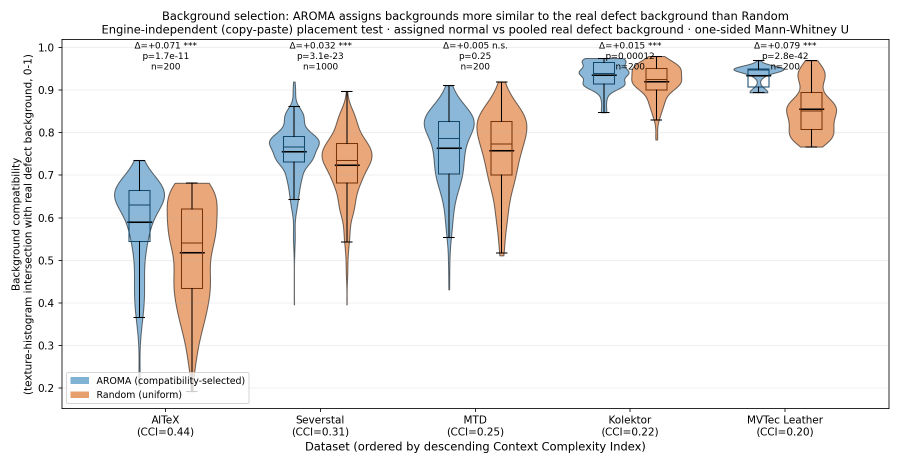
#> input picture AROMA연구분석/Article/figure/image/bg_similarity_datasets.png, 1800 x 930 px (shown at 1/2 size)
$ python -i '[figure 4.1 3] bg_similarity_datasets.py'   (imports and definitions only)   (older library calls are emulated)
#> lines starting #> are read from the running program, lines starting #| are printed output that depends on the picture
"""
Figure: Background-selection compatibility (AROMA vs Random) across five datasets.

Claim
-----
Under the training-free copy-paste engine, AROMA and Random share the SAME defect
ROIs and differ only in the normal-background image each ROI is assigned to. This
figure quantifies whether AROMA's assigned backgrounds resemble the real defect
backgrounds of each dataset more than Random's do — an ENGINE-INDEPENDENT test of
the placement/selection mechanism (valid under copy-paste, unlike distribution
fidelity metrics).

Metric (independent, dataset-pooled reference)
----------------------------------------------
  * Reference (per dataset): the mean texture histogram of the background region
    (mask-excluded pixels) pooled over the real defect images — class-agnostic.
  * For each ROI: the assigned normal (good) image's texture histogram, intersected
    with the dataset reference (histogram intersection, 0..1).
  * Texture histogram = [intensity | gradient-magnitude | local-variance] (captures
    the texture cues AROMA's compatibility gate uses; not just intensity).
  * AROMA assignments from clean_bg_selected_ring.json, Random from
    clean_bg_random_arm_ring.json (ring_sgm site-selection pipeline outputs, 2026-08-03).

One grouped box/violin pair per dataset (ordered by descending CCI). Per-dataset
Δ = mean(AROMA) - mean(Random) and a one-sided Mann-Whitney U p-value (H1: AROMA>Random)
are annotated. Statistical significance here is robust (n = hundreds/thousands of ROIs),
in contrast to the n=3 seed downstream comparison.

Data root: D:/project/aroma_dataset (local mirror of the committed pipeline outputs).
Output: ../image/[figure 4.1 3] bg_similarity_datasets.png
"""
import os, glob, json, io
import numpy as np, cv2
import matplotlib
# [1 line not run here, left out]
import matplotlib.pyplot as plt

DS_ROOT = os.environ.get("AROMA_DATASET_ROOT", "D:/project/aroma_dataset")
OUT = os.path.join(os.path.dirname(os.path.abspath(__file__)), "..", "image")
BINS = 32
REF_SAMPLE = 150
EXTS = ("png", "jpg", "jpeg", "bmp")

# name -> (roi_key, data_root, good_dir, mask_scheme, CCI)  ordered by CCI desc
DATASETS = [
    ("AITeX",         "aitex",         "aitex_tiled",   "aitex_tiled/train/good",   "gt_type", 0.440),
    ("Severstal",     "severstal",     "severstal",     "severstal/train/good",     "severstal", 0.306),
    ("MTD",           "mtd",           "mtd",           "mtd/train/good",           "gt_type", 0.246),
    ("Kolektor",      "kolektor",      "kolektor",      "kolektor/train/good",      "gt_type", 0.224),
    ("MVTec Leather", "mvtec_leather", "mvtec_leather", "mvtec_leather/train/good", "gt_type", 0.200),
]


# [10 lines left out: function _sci, not called in this run]


def _texture_desc(gray, mask=None):
    """[intensity | gradient-magnitude | local-variance] histogram, sum=1."""
    g = gray.astype(np.float32)
    gx = cv2.Sobel(g, cv2.CV_32F, 1, 0, ksize=3); gy = cv2.Sobel(g, cv2.CV_32F, 0, 1, ksize=3)
    gm = np.hypot(gx, gy)
    k = np.ones((5, 5), np.float32) / 25.0
    lm = cv2.filter2D(g, -1, k); lv = cv2.filter2D((g - lm) ** 2, -1, k)
    sel = mask if mask is not None else np.ones(gray.shape, bool)
    if sel.sum() == 0:
        return None
    parts = []
    for arr, rng in ((g, (0, 256)), (gm, (0, 400)), (lv, (0, 2000))):
        h, _ = np.histogram(arr[sel], bins=BINS, range=rng); s = h.sum()
        parts.append(h / s if s > 0 else h)
    return np.concatenate(parts) / len(parts)


def _inter(a, b):
    return float(np.minimum(a, b).sum()) if a is not None and b is not None else np.nan


# [143 lines left out: functions _glob_defects, _mask_of, build_ref, _good_hist, collect, _mwu_p and 1 more, not called in this run]


# [2 lines not run here, left out]

>>> import cv2
>>> picture = cv2.imread('../image/bg_similarity_datasets.png', cv2.IMREAD_GRAYSCALE)
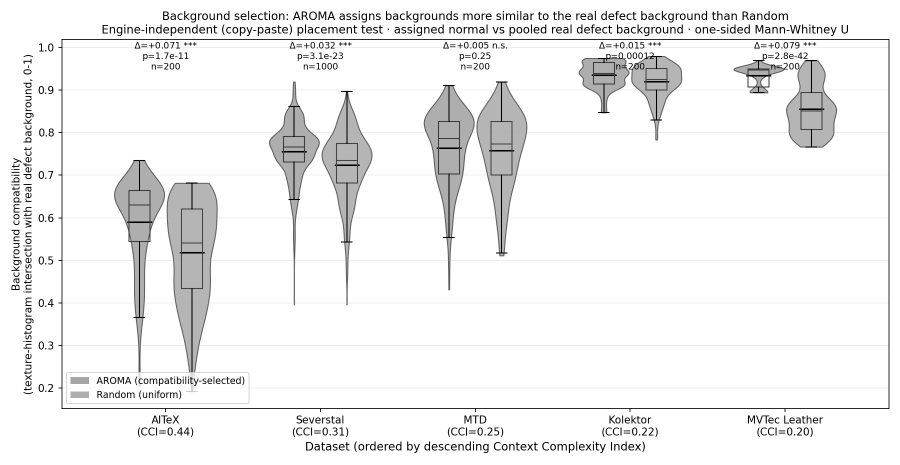
#> picture: shape (930, 1800) (shown at 1/2 size); min 0, max 255, mean 240.8
>>> result = _texture_desc(picture)
#> in _texture_desc, `gx = cv2.Sobel(g, cv2.CV_32F, 1, 0, ksize=3)`:
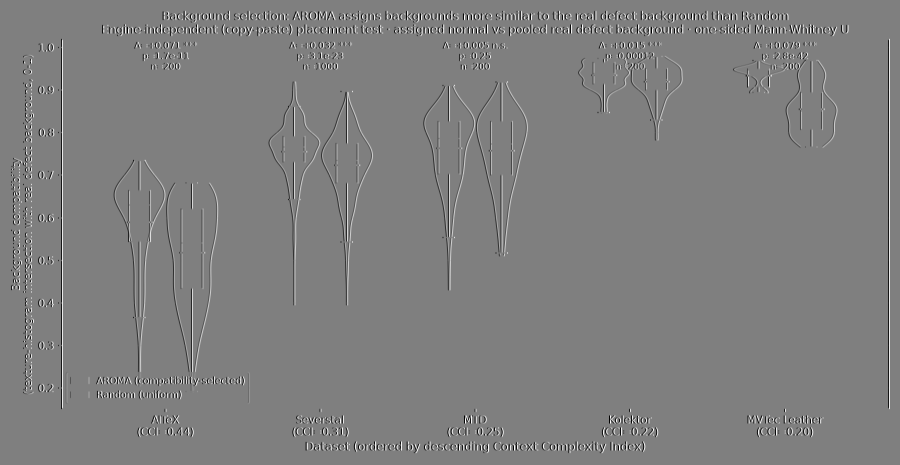
#> gx: shape (930, 1800) float32 (shown at 1/2 size); min -1020, max 1020, mean 0; drawn with min black and max white
#> in _texture_desc, `gy = cv2.Sobel(g, cv2.CV_32F, 0, 1, ksize=3)`:
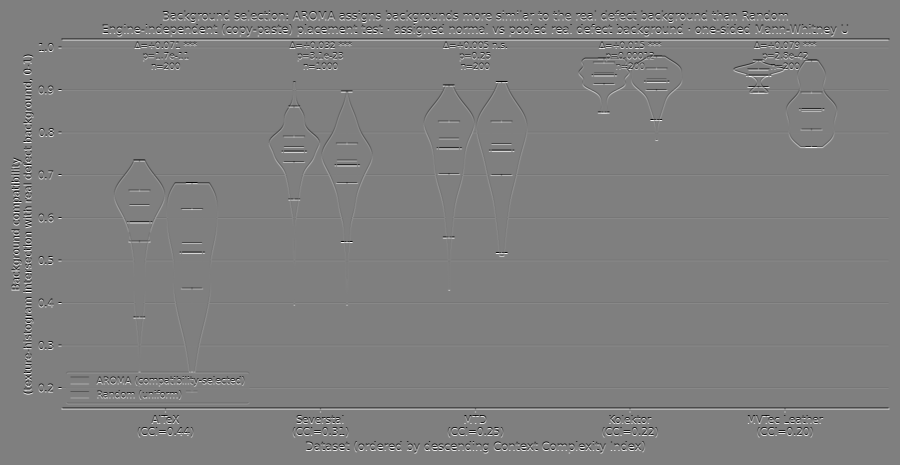
#> gy: shape (930, 1800) float32 (shown at 1/2 size); min -1020, max 1020, mean 0; drawn with min black and max white
#> in _texture_desc, `gm = np.hypot(gx, gy)`:
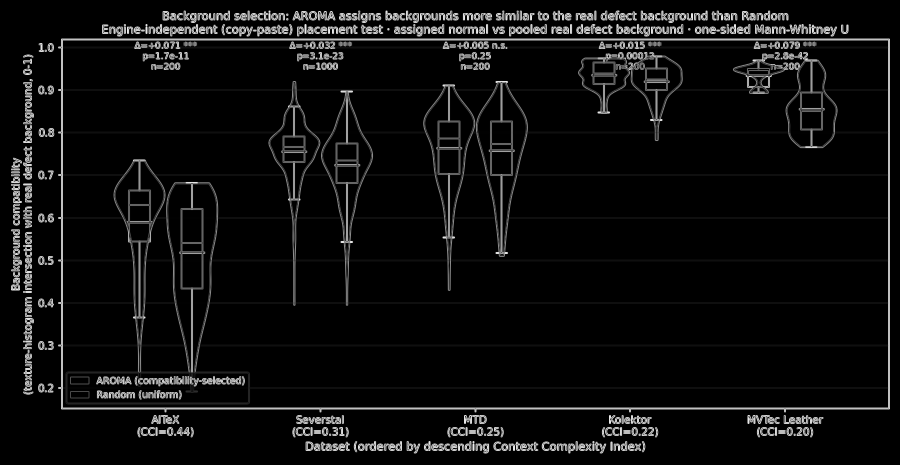
#> gm: shape (930, 1800) float32 (shown at 1/2 size); min 0, max 1115.1, mean 60.1; drawn with min black and max white
#> in _texture_desc, `lm = cv2.filter2D(g, -1, k)`:
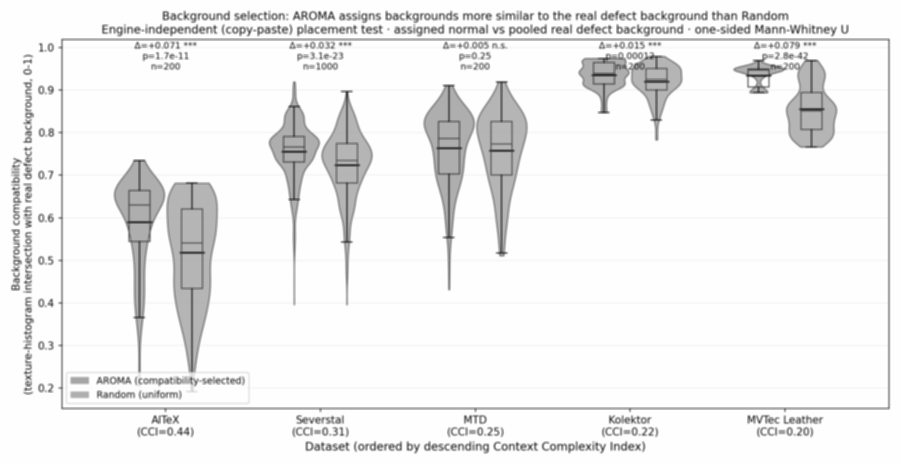
#> lm: shape (930, 1800) float32 (shown at 1/2 size); min 40.36, max 255, mean 240.8
#> in _texture_desc, `lv = cv2.filter2D((g - lm) ** 2, -1, k)`:
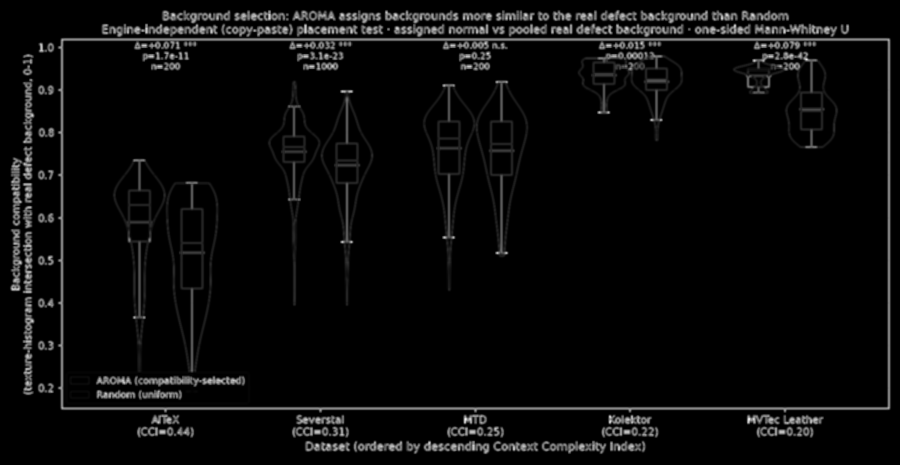
#> lv: shape (930, 1800) float32 (shown at 1/2 size); min 0, max 18249.8, mean 726.2; drawn with min black and max white
#> the loop in _texture_desc, `for arr, rng in ((g, (0, 256)), (gm, (0, 400)), (lv, (0, 2000))):` made 3 passes
#> (rng, s) on passes 1 to 3: ((0, 256), 1674000), ((0, 400), 1561277), ((0, 2000), 1502819)
#> after the loop in _texture_desc, `for arr, rng in ((g, (0, 256)), (gm, (0, 400)), (lv, (0, 2000))):`: parts = 3 items
#> result = 96 values, max 0.309 at index 32, min 0.000201 at index 9, mean 0.0104
